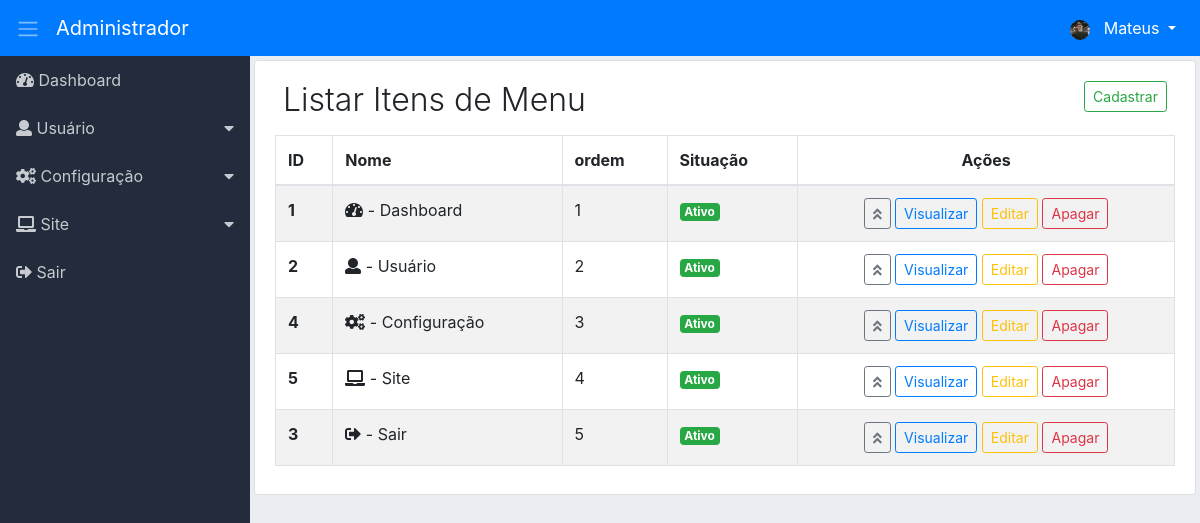
The app's page /adm/menu/listar (signed in) with its own data.
### tables this page shows
CREATE TABLE `adms_nivacs_pgs` (
  `id` int(11) NOT NULL,
  `permissao` int(11) NOT NULL,
  `ordem` int(11) NOT NULL,
  `dropdown` int(11) NOT NULL DEFAULT 2,
  `lib_menu` int(11) NOT NULL DEFAULT 2,
  `adms_menu_id` int(11) NOT NULL DEFAULT 4,
  `adms_niveis_acesso_id` int(11) NOT NULL,
  `adms_pagina_id` int(11) NOT NULL,
  `created` datetime NOT NULL,
  `modified` datetime DEFAULT NULL
);

CREATE TABLE `adms_menus` (
  `id` int(11) NOT NULL,
  `nome` varchar(220) NOT NULL,
  `icone` varchar(40) NOT NULL,
  `ordem` int(11) NOT NULL,
  `adms_sit_id` int(11) NOT NULL,
  `created` datetime NOT NULL,
  `modified` datetime DEFAULT NULL
);

CREATE TABLE `adms_sits` (
  `id` int(11) NOT NULL,
  `nome` varchar(40) NOT NULL,
  `adms_cor_id` int(11) NOT NULL,
  `created` datetime NOT NULL,
  `modified` datetime DEFAULT NULL
);

### adm/app/adms/Controllers/Menu.php (called while the page is built, shortened)
<?php
class Menu
{
    private $Dados;
    public function listar($PageId = null)
    {
        $this->PageId = (int) $PageId ? $PageId : 1;
        $botao = ['cad_menu' => ['menu_controller' => 'cadastrar-menu', 'menu_metodo' => 'cad-menu'],
            'vis_menu' => ['menu_controller' => 'ver-menu', 'menu_metodo' => 'ver-menu'],
            'edit_menu' => ['menu_controller' => 'editar-menu', 'menu_metodo' => 'edit-menu'],
            'del_menu' => ['menu_controller' => 'apagar-menu', 'menu_metodo' => 'apagar-menu'],
            'ordem_menu' => ['menu_controller' => 'alt-ordem-item-menu', 'menu_metodo' => 'alt-ordem-item-menu']];
        $listarBotao = new \App\adms\Models\AdmsBotao();
        $this->Dados['botao'] = $listarBotao->valBotao($botao);
        $listarMenu = new \App\adms\Models\AdmsMenu();
        $this->Dados['menu'] = $listarMenu->itemMenu();
        $listarItensMenu = new \App\adms\Models\AdmsListarItensMenu();
        $this->Dados['listItensMenu'] = $listarItensMenu->listarItensMenu($this->PageId);
        $this->Dados['paginacao'] = $listarItensMenu->getResultadoPg();
        $carregarView = new \Core\ConfigView("adms/Views/menu/listarMenu", $this->Dados);
        $carregarView->renderizar();
    }
}

### adm/app/adms/Models/helper/AdmsRead.php (called while the page is built, shortened)
<?php
class AdmsRead extends AdmsConn
{
    private $Select;
    private $Values;
    private $Resultado;
    private $Query;
    function getResultado()
    {
        return $this->Resultado;
    }
    public function fullRead($Query, $ParseString = null)
    {
        $this->Select = (string) $Query;
        if (!empty($ParseString)) {
            parse_str($ParseString, $this->Values);
        }
        $this->exeInstrucao();
    }
    private function exeInstrucao()
    {
        $this->conexao();
        try {
            $this->getIntrucao();
            $this->Query->execute();
            $this->Resultado = $this->Query->fetchAll();
        } catch (Exception $ex) {
            $this->Resultado = null;
        }
    }
    private function conexao()
    {
        $this->Conn = parent::getConn();
        $this->Query = $this->Conn->prepare($this->Select);
        $this->Query->setFetchMode(PDO::FETCH_ASSOC);
    }
    private function getIntrucao()
    {
        if ($this->Values) {
            foreach ($this->Values as $Link => $Valor) {
                if ($Link == 'limit' || $Link == 'offset') {
                    $Valor = (int) $Valor;
                }
                $this->Query->bindValue(":{$Link}", $Valor, (is_int($Valor) ? PDO::PARAM_INT : PDO::PARAM_STR));
            }
        }
    }
}

### adm/app/adms/Models/helper/AdmsConn.php (called while the page is built, shortened)
<?php
class AdmsConn
{
    public static $Host = HOST;
    public static $User = USER;
    public static $Pass = PASS;
    public static $Dbname = DBNAME;
    private static $Connect = null;
    private static function conectar()
    {
        try {
            if(self::$Connect == null){
                self::$Connect = new PDO('mysql:host=' . self::$Host . ';dbname=' . self::$Dbname, self::$User, self::$Pass);
            }
        } catch (Exception $exc) {
            echo 'mensagem: ' . $exc->getMessage();
            die;
        }
        return self::$Connect;
    }
    public function getConn()
    {
        return self::conectar();
    }
}

### adm/app/adms/Models/AdmsMenu.php (called while the page is built, shortened)
<?php
class AdmsMenu
{
    public function itemMenu()
    {
        $listItemMenu = new \App\adms\Models\helper\AdmsRead();
        $listItemMenu->fullRead("SELECT nivpg.dropdown,
                men.id id_men, men.nome nome_men, men.icone icone_men,
                pg.id id_pg, pg.menu_controller, pg.menu_metodo, pg.nome_pagina, pg.icone icone_pg
                FROM adms_nivacs_pgs nivpg
                INNER JOIN adms_menus men ON men.id=nivpg.adms_menu_id
                INNER JOIN adms_paginas pg ON pg.id=nivpg.adms_pagina_id
                WHERE nivpg.adms_niveis_acesso_id =:adms_niveis_acesso_id
                AND nivpg.permissao =:permissao
                AND nivpg.lib_menu =:lib_menu
                ORDER BY men.ordem, nivpg.ordem ASC", "adms_niveis_acesso_id=".$_SESSION['adms_niveis_acesso_id']."&permissao=1&lib_menu=1");
        $this->Resultado = $listItemMenu->getResultado();
        return $this->Resultado;
    }
}

### adm/app/adms/Models/AdmsListarItensMenu.php (called while the page is built, shortened)
<?php
class AdmsListarItensMenu
{
    private $LimiteResultado = 40;
    public function listarItensMenu($PageId = null)
    {
        $this->PageId = (int) $PageId;
        $paginacao = new \App\adms\Models\helper\AdmsPaginacao(URLADM . 'menu/listar');
        $paginacao->condicao($this->PageId, $this->LimiteResultado);
        $paginacao->paginacao("SELECT COUNT(id) AS num_result FROM adms_menus");
        $listarMenu = new \App\adms\Models\helper\AdmsRead();
        $listarMenu->fullRead("SELECT men.*,
                sit.nome nome_sit,
                cr.cor cor_cr
                FROM adms_menus men
                INNER JOIN adms_sits sit ON sit.id=men.adms_sit_id
                INNER JOIN adms_cors cr ON cr.id=sit.adms_cor_id
                ORDER BY ordem ASC LIMIT :limit OFFSET :offset", "limit={$this->LimiteResultado}&offset={$paginacao->getOffset()}");
        $this->Resultado = $listarMenu->getResultado();
        return $this->Resultado;
    }
}

### adm/app/adms/Models/helper/AdmsPaginacao.php (called while the page is built, shortened)
<?php
class AdmsPaginacao
{
    private $LimiteResultado;
    private $Offset;
    private $Resultado;
    function getResultado()
    {
        return $this->Resultado;
    }
    function getOffset()
    {
        return $this->Offset;
    }
    public function condicao($Pagina, $LimiteResultado)
    {
        $this->Pagina = (int) $Pagina ? $Pagina : 1;
        $this->LimiteResultado = (int) $LimiteResultado;
        $this->Offset = ($this->Pagina * $this->LimiteResultado) - $this->LimiteResultado;
    }
    public function paginacao($Query, $ParseString = null)
    {
        $this->Query = (string) $Query;
        $this->ParseString = (string) $ParseString;
        $contar = new \App\adms\Models\helper\AdmsRead();
        $contar->fullRead($this->Query, $this->ParseString);
        $this->ResultBd = $contar->getResultado();
        if ($this->ResultBd[0]['num_result'] > $this->LimiteResultado) {
            $this->instrucaoPaginacao();
        } else {
            $this->Resultado = null;
        }
    }
}

### adm/app/adms/Views/menu/listarMenu.php (the view, shortened to what this page needs)
<div class="content p-1">
    <div class="list-group-item">
        <div class="d-flex">
            <div class="mr-auto p-2">
                <h2 class="display-4 titulo">Listar Itens de Menu</h2>
            </div>
            <?php
            if ($this->Dados['botao']['cad_menu']) {
                ?>
                <a href="<?php echo URLADM . 'cadastrar-menu/cad-menu'; ?>">
                    <div class="p-2">
                        <button class="btn btn-outline-success btn-sm">
                            Cadastrar
                        </button>
                    </div>
                </a>
                <?php
            }
            ?>
        </div>
        <div class="table-responsive">
            <table class="table table-striped table-hover table-bordered">
                <thead>
                    <tr>
                        <th>ID</th>
                        <th>Nome</th>
                        <th class="d-none d-sm-table-cell">ordem</th>
                        <th class="d-none d-lg-table-cell">Situação</th>
                        <th class="text-center">Ações</th>
                    </tr>
                </thead>
                <tbody>
                    <?php
                    foreach ($this->Dados['listItensMenu'] as $itenMenu) {
                        extract($itenMenu);
                        ?>
                        <tr>
                            <th><?php echo $id; ?></th>
                            <td>
                                <?php echo "<i class='" . $icone . "'></i> - " . $nome; ?>
                            </td>
                            <td class="d-none d-sm-table-cell"><?php echo $ordem; ?></td>
                            <td class="d-none d-lg-table-cell">
                                <span class="badge badge-<?php echo $cor_cr; ?>"><?php echo $nome_sit; ?></span>
                            </td>
                            <td class="text-center">
                                <span class="d-none d-md-block">
                                    <?php
                                    if ($this->Dados['botao']['ordem_menu']) {
                                        echo "<a href='" . URLADM . "alt-ordem-item-menu/alt-ordem-item-menu/$id' class='btn btn-outline-secondary btn-sm'><i class='fas fa-angle-double-up'></i></a> ";
                                    }
                                    if ($this->Dados['botao']['vis_menu']) {
                                        echo "<a href='" . URLADM . "ver-menu/ver-menu/$id' class='btn btn-outline-primary btn-sm'>Visualizar</a> ";
                                    }
                                    if ($this->Dados['botao']['edit_menu']) {
                                        echo "<a href='" . URLADM . "editar-menu/edit-menu/$id' class='btn btn-outline-warning btn-sm'>Editar</a> ";
                                    }
                                    if ($this->Dados['botao']['del_menu']) {
                                        echo "<a href='" . URLADM . "apagar-menu/apagar-menu/$id' class='btn btn-outline-danger btn-sm' data-confirm='Tem certeza de que deseja excluir o item selecionado?'>Apagar</a> ";
                                    }
                                    ?>
                                </span>
                            </td>
                        </tr>
                        <?php
                    }
                    ?>
                </tbody>
            </table>
        </div>
    </div>
</div>

### adm/app/adms/Views/include/sidebar.php (shortened to what this page needs)
<div class="d-flex">
    <nav class="sidebar">
        <ul class="list-unstyled">
            <?php
            $cont_drop = 0;
            $cont_drop_fech = 0;
            foreach ($this->Dados['menu'] as $menu) {
                extract($menu);
                if ($dropdown == 1) {
                    if ($cont_drop != $id_men) {
                        if (($cont_drop_fech == 1) AND ( $cont_drop != 0)) {
                            echo "</li>";
                            $cont_drop_fech = 0;
                        }
                        echo "<li>";
                        echo "<a href='#submenu" . $id_men . "' data-toggle='collapse'>";
                        echo "<i class='" . $icone_men . "'></i> " . $nome_men;
                        echo "</a>";
                        $cont_drop = $id_men;
                    }
                    $cont_drop_fech = 1;
                } else {
                    if ($cont_drop_fech == 1) {
                        echo "</li>";
                        $cont_drop_fech = 0;
                    }
                    echo "<li><a href='" . URLADM . $menu_controller . "/" . $menu_metodo . "'><i class='" . $icone_men . "'></i> " . $nome_men . "</a></li>";
                }
            }
            ?>
        </ul>
    </nav>

### adm/assets/css/dashboard.css (style rules this page uses)
body { background-color: #eaeef3; }
.sidebar { background-color: #222c3c; min-width: 250px; max-width: 250px; min-height: calc(100vh - 56px); transition: all 0.3s; }
.sidebar ul li a { display: block; padding: 0.75rem 1rem; color: #c7cace; text-decoration: none; }
.sidebar [data-toggle="collapse"] { position: relative; }
.sidebar [data-toggle="collapse"]:before { content: "\f0d7"; font-family: "Font Awesome 5 Free"; font-weight: 900; position: absolute; right: 1rem; }
.content { width: 100%; }
.titulo { font-size: 2.0rem !important; }

### records on screen
adms_nivacs_pgs: adms_menu.nome "Dashboard"
adms_nivacs_pgs: adms_menu.nome "Usuário"
adms_nivacs_pgs: adms_menu.nome "Configuração"
adms_nivacs_pgs: adms_menu.nome "Site"
adms_nivacs_pgs: adms_menu.nome "Sair"
adms_menus: id "1", nome "Dashboard", ordem "1", adms_sit.nome "Ativo"
adms_menus: id "2", nome "Usuário", ordem "2", adms_sit.nome "Ativo"
adms_menus: id "4", nome "Configuração", ordem "3", adms_sit.nome "Ativo"
adms_menus: id "5", nome "Site", ordem "4", adms_sit.nome "Ativo"
adms_menus: id "3", nome "Sair", ordem "5", adms_sit.nome "Ativo"

### other values on screen
$prim_nome "Mateus"
